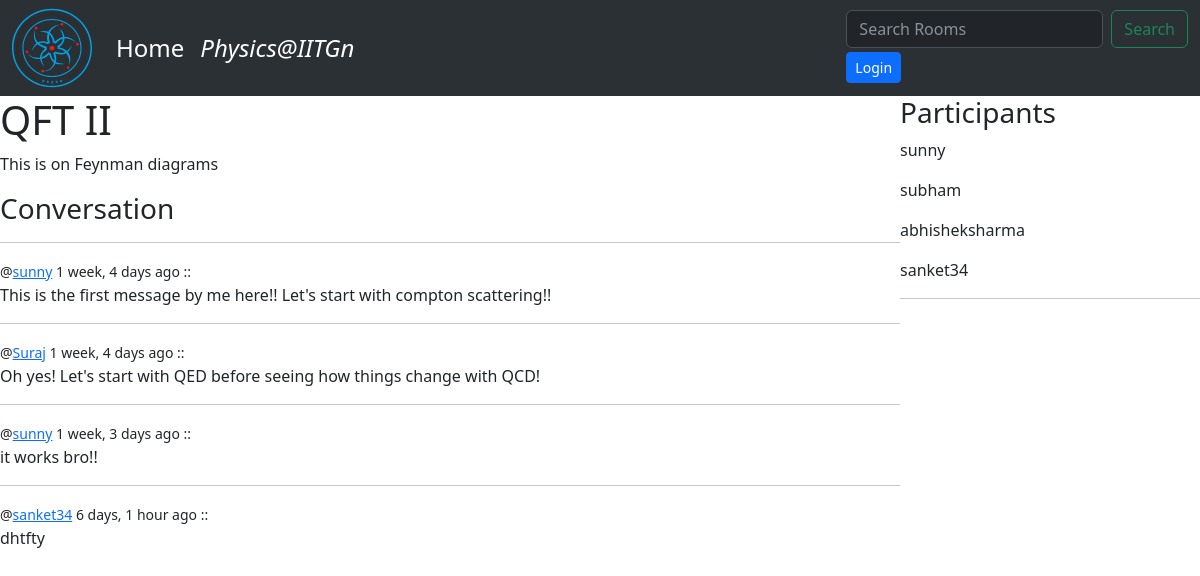
Page /room/6/ on the committed database.
### base/models.py (models this page shows, shortened)
class Room(models.Model):
    host=models.ForeignKey(User, on_delete=models.SET_NULL, null=True)
    topic=models.ForeignKey('Topic', on_delete=models.SET_NULL, null=True) #use the '' inside Topic only if topic is down in the code literally
    name=models.CharField(max_length=200)
    description=models.TextField(null=True, blank=True) #now null is allowed, by default it's false, i.e, null not allowed, Blank means form submitted can be empty
    participants=models.ManyToManyField(User, related_name='participants', blank=True)
    updated= models.DateTimeField(auto_now=True)    #takes a snapshot anytime this model.. or table was updated
    created= models.DateTimeField(auto_now_add=True)
    class Meta:
        ordering=['-updated','-created'] #it somehow makes the new rooms in ascending order

class Message(models.Model):
    user=models.ForeignKey(User, on_delete=models.CASCADE)
    room=models.ForeignKey(Room, on_delete=models.CASCADE) #delete all messages in room if room is deleted # why no primary key it is refering to?
    body=models.TextField()
    updated= models.DateTimeField(auto_now=True)    #takes a snapshot anytime this model.. or table was updated
    created= models.DateTimeField(auto_now_add=True)

### base/views.py (the view)
# urls.py: path('room/<str:pk>/', views.room, name="room"),
def room(request, pk):
    room = Room.objects.get(id=pk)
    texts = room.message_set.all().order_by('created')
    participants = room.participants.all()
    if request.method == 'POST':
        text = Message.objects.create(
            user=request.user, room=room, body=request.POST.get('text'))
        room.participants.add(request.user)
        return redirect('room', pk=room.id)
    context = {"room": room, "texts": texts, 'participants': participants}
    return render(request, 'base/room.html', context)

### base/templates/base/room.html (shortened to what this page needs)
{% extends 'main.html' %} {% block content %}
<div class="roomcontainer">
  <div>
    <h1>{{room.name}}</h1>
    <p>{{room.description}}</p>
    <div class="comment-wrapper">
      <h3>Conversation</h3>
      {% for text in texts %}
      <hr />
      <div>
        <small
          >@<a href="{% url 'user' text.user.id %}">{{text.user}}</a>
          {{text.created | timesince}} ago ::
        </small>
        <p>{{text.body}}</p>
      </div>
      {% endfor %}
    </div>
  </div>
  <div>
    <h3>Participants</h3>
    {% for participant in participants %}
    <div>
      <p>{{participant.username}}</p>
    </div>
    {% endfor %}
    <hr />
  </div>
</div>
{% endblock content %}

### base/templates/base/room.html (style rules this page uses)
.roomcontainer { display: grid; grid-template-columns: 3fr 1fr; }

### rows in the picture
Room: name "QFT II", description "This is on Feynman diagrams"
Message: user "sunny", created "1 week, 4 days", body "This is the first message by me here!! Let's start with compton scattering!!"
Message: user "Suraj", created "1 week, 4 days", body "Oh yes! Let's start with QED before seeing how things change with QCD!"
Message: user "sunny", created "1 week, 3 days", body "it works bro!!"
Message: user "sanket34", created "6 days, 1 hour", body "dhtfty"

### other values in the picture
{{ participant.username }} "sunny"
{{ participant.username }} "subham"
{{ participant.username }} "abhisheksharma"
{{ participant.username }} "sanket34"
